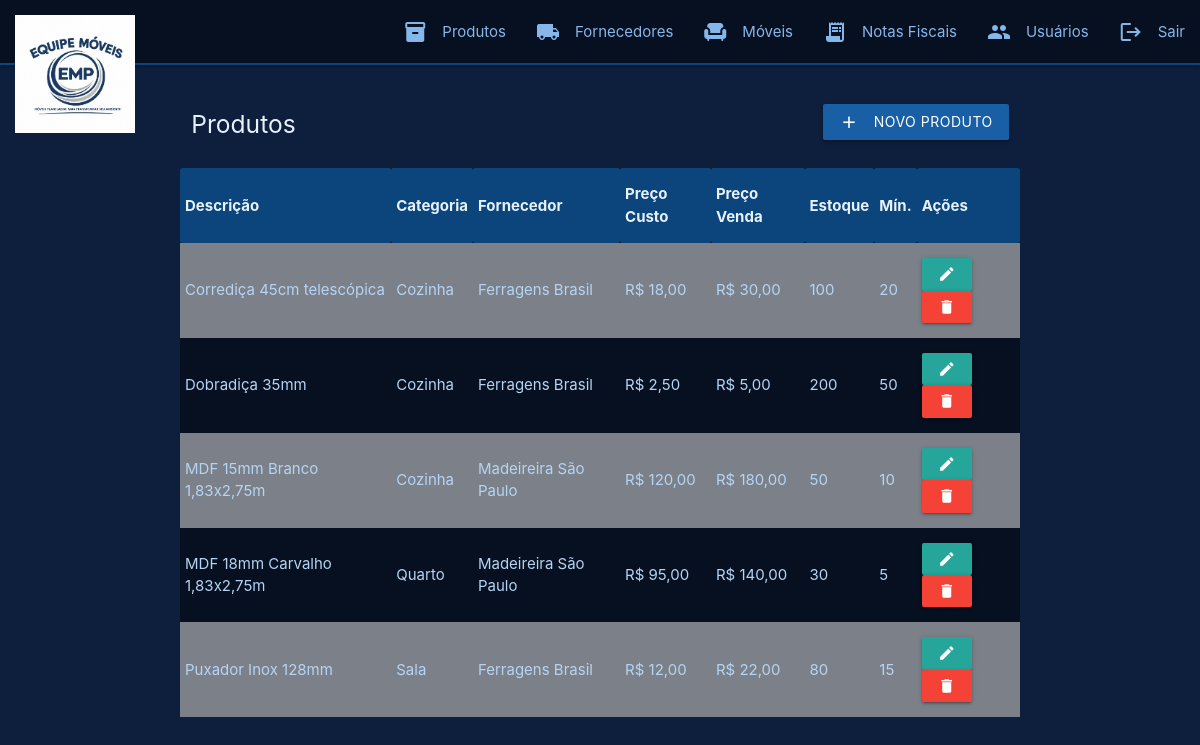
Screenshot of /VIEW/PRODUTO/lstProduto.php (signed in) with the database file from the repository.
### tables this page shows
CREATE TABLE `produto` (
  `id`             INT(11)        NOT NULL,
  `descricao`      VARCHAR(60)    NOT NULL,
  `id_fornecedor`  INT(11)        NOT NULL,
  `id_categoria`   INT(11)        NOT NULL,
  `preco_custo`    DECIMAL(10,2)  NOT NULL,
  `preco_venda`    DECIMAL(10,2)  NOT NULL,
  `estoque_atual`  INT(11)        NOT NULL DEFAULT 0,
  `estoque_minimo` INT(11)        NOT NULL DEFAULT 0,
  `ativo`          TINYINT(1)     NOT NULL DEFAULT 1   
);

CREATE TABLE `categoria` (
  `id`        INT(11)     NOT NULL,
  `descricao` VARCHAR(60) NOT NULL
);

CREATE TABLE `fornecedor` (
  `id`       INT(11)     NOT NULL,
  `nome`     VARCHAR(35) NOT NULL,
  `cnpj`     VARCHAR(18) NOT NULL,
  `telefone` VARCHAR(15) NOT NULL,
  `email`    VARCHAR(50) NOT NULL,
  `cidade`   VARCHAR(35) NOT NULL,
  `uf`       VARCHAR(2)  NOT NULL
);

### DAL/conexao.php (called while the page is built, shortened)
<?php
    class Conexao {
        private static $dbNome    = 'equipe_moveis';
        private static $dbHost    = 'localhost';
        private static $dbUsuario = 'root';
        private static $dbSenha   = '';
        private static $cont = null;
        public static function conectar() {
            if (self::$cont == null) {
                try {
                    self::$cont = new PDO(
                        "mysql:host=" . self::$dbHost . ";dbname=" . self::$dbNome,
                        self::$dbUsuario,
                        self::$dbSenha
                    );
                    self::$cont->setAttribute(PDO::ATTR_ERRMODE, PDO::ERRMODE_EXCEPTION);
                } catch (\PDOException $exception) {
                    die($exception->getMessage());
                }
            }
            return self::$cont;
        }
    }
?>

### DAL/produto.php (called while the page is built, shortened)
<?php
    class Produto {
        private $db;
        public function __construct() {
            $this->db = \DAL\Conexao::conectar();
        }
        public function SelectAll() {
            $sql = $this->db->prepare(
                "SELECT p.*, f.nome AS nome_fornecedor, c.descricao AS nome_categoria
                 FROM produto p
                 INNER JOIN fornecedor f ON f.id = p.id_fornecedor
                 INNER JOIN categoria c  ON c.id = p.id_categoria
                 WHERE p.ativo = 1
                 ORDER BY p.descricao"
            );
            $sql->execute();
            return $sql->fetchAll(\PDO::FETCH_OBJ);
        }
    }
?>

### VIEW/produto/lstProduto.php (the view, shortened to what this page needs)
<?php
    include_once $_SERVER['DOCUMENT_ROOT'] . "/equipe-moveis/DAL/conexao.php";
    include_once $_SERVER['DOCUMENT_ROOT'] . "/equipe-moveis/MODEL/produto.php";
    include_once $_SERVER['DOCUMENT_ROOT'] . "/equipe-moveis/DAL/produto.php";
    $dalProduto = new \DAL\Produto();
    $produtos   = $dalProduto->SelectAll();
?>
<!DOCTYPE html>
<html lang="pt-br">
<head>
    <link rel="stylesheet" href="https://cdnjs.cloudflare.com/ajax/libs/materialize/1.0.0/css/materialize.min.css">
    <link rel="stylesheet" href="/equipe-moveis/VIEW/css/style.css">
</head>
<body>
    <?php include_once "../menu.php"; ?>
    <div class="container" style="margin-top: 30px;">
        <div class="row valign-wrapper">
            <div class="col s6">
                <h5>Produtos</h5>
            </div>
            <div class="col s6 right-align">
                <a href="frmInsProduto.php" class="btn waves-effect waves-light">
                    <i class="material-icons left">add</i>Novo Produto
                </a>
            </div>
        </div>
        <table class="striped responsive-table">
            <thead>
                <tr>
                    <th>Descrição</th>
                    <th>Categoria</th>
                    <th>Fornecedor</th>
                    <th>Preço Custo</th>
                    <th>Preço Venda</th>
                    <th>Estoque</th>
                    <th>Mín.</th>
                    <th>Ações</th>
                </tr>
            </thead>
            <tbody>
                <?php foreach ($produtos as $p): ?>
                <tr>
                    <td><?php echo $p->descricao; ?></td>
                    <td><?php echo $p->nome_categoria; ?></td>
                    <td><?php echo $p->nome_fornecedor; ?></td>
                    <td>R$ <?php echo number_format($p->preco_custo, 2, ',', '.'); ?></td>
                    <td>R$ <?php echo number_format($p->preco_venda, 2, ',', '.'); ?></td>
                    <td>
                        <?php if ($p->estoque_atual <= $p->estoque_minimo): ?>
                            <span style="color:#F09595"><?php echo $p->estoque_atual; ?> ⚠</span>
                        <?php else: ?>
                            <?php echo $p->estoque_atual; ?>
                        <?php endif; ?>
                    </td>
                    <td><?php echo $p->estoque_minimo; ?></td>
                    <td>
                        <form action="frmEdtProduto.php" method="GET" style="display:inline;">
                            <button type="submit" class="btn-small waves-effect waves-light">
                                <i class="material-icons">edit</i>
                            </button>
                        </form>
                        <form action="opRemProduto.php" method="POST" style="display:inline;"
                              onsubmit="return confirm('Deseja desativar este produto?')">
                            <button type="submit" class="btn-small red waves-effect waves-light">
                                <i class="material-icons">delete</i>
                            </button>
                        </form>
                    </td>
                </tr>
                <?php endforeach; ?>
            </tbody>
        </table>
    </div>
</body>
</html>

### VIEW/menu.php (shortened to what this page needs)
<nav class="nav-extended" id="menu-principal">
    <div class="nav-wrapper">
        <a href="/equipe-moveis/VIEW/dashboard.php" class="brand-logo left">
            <img src="/equipe-moveis/images/Whats_logo.jpeg" alt="Logo" style="margin: 15px 0 0 15px; max-width: 120px;">
        </a>
        <ul class="right hide-on-med-and-down">
            <li><a href="/equipe-moveis/VIEW/PRODUTO/lstProduto.php">
                <i class="material-icons left">inventory_2</i>Produtos
            </a></li>
            <li><a href="/equipe-moveis/VIEW/FORNECEDOR/lstFornecedor.php">
                <i class="material-icons left">local_shipping</i>Fornecedores
            </a></li>
            <li><a href="/equipe-moveis/VIEW/MOVEL/lstMovel.php">
                <i class="material-icons left">chair</i>Móveis
            </a></li>
            <li><a href="/equipe-moveis/VIEW/NOTA_FISCAL/lstNotaFiscal.php">
                <i class="material-icons left">receipt_long</i>Notas Fiscais
            </a></li>
            <li><a href="/equipe-moveis/VIEW/USUARIO/lstUsuario.php">
                <i class="material-icons left">people</i>Usuários
            </a></li>
            <li><a href="/equipe-moveis/VIEW/logout.php">
                <i class="material-icons left">logout</i>Sair
            </a></li>
        </ul>
    </div>
</nav>

### VIEW/css/style.css (style rules this page uses)
body:not(.login-page) { background-color: #0d1f3c; color: #e6f1fb; }
nav, nav .nav-wrapper { background-color: #071020; border-bottom: 1px solid #0c447c; }
nav .nav-wrapper a { color: #85b7eb; }
.btn, .btn-large { background-color: #185fa5; }
table { background-color: #071020; }
thead { background-color: #0c447c; color: #e6f1fb; }
tbody tr { border-bottom: 0.5px solid #0c447c; color: #b5d4f4; }

### rows the page displays
produto: descricao "Corrediça 45cm telescópica", id_categoria.descricao "Cozinha", id_fornecedor.nome "Ferragens Brasil", preco_custo "18,00", preco_venda "30,00", estoque_atual "100", estoque_minimo "20"
produto: descricao "Dobradiça 35mm", id_categoria.descricao "Cozinha", id_fornecedor.nome "Ferragens Brasil", preco_custo "2,50", preco_venda "5,00", estoque_atual "200", estoque_minimo "50"
produto: descricao "MDF 15mm Branco 1,83x2,75m", id_categoria.descricao "Cozinha", id_fornecedor.nome "Madeireira São Paulo", preco_custo "120,00", preco_venda "180,00", estoque_atual "50", estoque_minimo "10"
produto: descricao "MDF 18mm Carvalho 1,83x2,75m", id_categoria.descricao "Quarto", id_fornecedor.nome "Madeireira São Paulo", preco_custo "95,00", preco_venda "140,00", estoque_atual "30", estoque_minimo "5"
produto: descricao "Puxador Inox 128mm", id_categoria.descricao "Sala", id_fornecedor.nome "Ferragens Brasil", preco_custo "12,00", preco_venda "22,00", estoque_atual "80", estoque_minimo "15"
